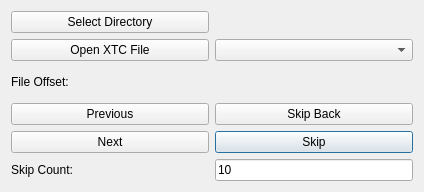
<?xml version="1.0" encoding="UTF-8"?>
<ui version="4.0">
 <class>Dialog</class>
 <widget class="QDialog" name="Dialog">
  <property name="geometry">
   <rect>
    <x>0</x>
    <y>0</y>
    <width>424</width>
    <height>192</height>
   </rect>
  </property>
  <property name="windowTitle">
   <string>Dialog</string>
  </property>
  <layout class="QGridLayout" name="gridLayout">
   <item row="1" column="2">
    <widget class="QComboBox" name="xtcfile"/>
   </item>
   <item row="3" column="1">
    <widget class="QLabel" name="label_3">
     <property name="sizePolicy">
      <sizepolicy hsizetype="Preferred" vsizetype="Preferred">
       <horstretch>0</horstretch>
       <verstretch>0</verstretch>
      </sizepolicy>
     </property>
     <property name="minimumSize">
      <size>
       <width>26</width>
       <height>0</height>
      </size>
     </property>
     <property name="text">
      <string>File Offset:</string>
     </property>
    </widget>
   </item>
   <item row="3" column="2">
    <widget class="QLabel" name="location">
     <property name="text">
      <string/>
     </property>
    </widget>
   </item>
   <item row="5" column="2">
    <widget class="QPushButton" name="skipButton">
     <property name="sizePolicy">
      <sizepolicy hsizetype="Expanding" vsizetype="Fixed">
       <horstretch>0</horstretch>
       <verstretch>0</verstretch>
      </sizepolicy>
     </property>
     <property name="text">
      <string>Skip</string>
     </property>
    </widget>
   </item>
   <item row="7" column="2">
    <widget class="QLineEdit" name="skipCount">
     <property name="text">
      <string>10</string>
     </property>
    </widget>
   </item>
   <item row="7" column="1">
    <widget class="QLabel" name="label_2">
     <property name="text">
      <string>Skip Count:</string>
     </property>
    </widget>
   </item>
   <item row="1" column="1">
    <widget class="QPushButton" name="openButton">
     <property name="text">
      <string>Open XTC File</string>
     </property>
    </widget>
   </item>
   <item row="5" column="1">
    <widget class="QPushButton" name="nextButton">
     <property name="sizePolicy">
      <sizepolicy hsizetype="Expanding" vsizetype="Fixed">
       <horstretch>0</horstretch>
       <verstretch>0</verstretch>
      </sizepolicy>
     </property>
     <property name="text">
      <string>Next</string>
     </property>
    </widget>
   </item>
   <item row="4" column="1">
    <widget class="QPushButton" name="prevButton">
     <property name="text">
      <string>Previous</string>
     </property>
    </widget>
   </item>
   <item row="4" column="2">
    <widget class="QPushButton" name="backButton">
     <property name="text">
      <string>Skip Back</string>
     </property>
    </widget>
   </item>
   <item row="0" column="1">
    <widget class="QPushButton" name="dirselect">
     <property name="text">
      <string>Select Directory</string>
     </property>
    </widget>
   </item>
   <item row="0" column="2">
    <widget class="QLabel" name="currentdir">
     <property name="text">
      <string/>
     </property>
    </widget>
   </item>
  </layout>
 </widget>
 <resources/>
 <connections/>
</ui>
